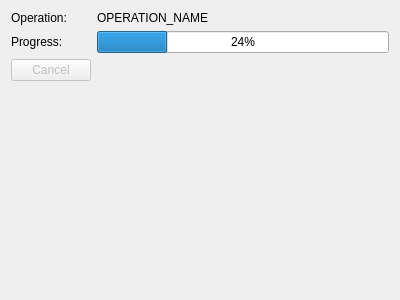
<?xml version="1.0" encoding="UTF-8"?>
<ui version="4.0">
 <class>OperationProgressWidget</class>
 <widget class="QWidget" name="OperationProgressWidget">
  <property name="geometry">
   <rect>
    <x>0</x>
    <y>0</y>
    <width>400</width>
    <height>300</height>
   </rect>
  </property>
  <property name="windowTitle">
   <string>Form</string>
  </property>
  <layout class="QFormLayout" name="formLayout">
   <item row="0" column="0">
    <widget class="QLabel" name="operatioLabel">
     <property name="text">
      <string>Operation:</string>
     </property>
    </widget>
   </item>
   <item row="0" column="1">
    <widget class="QLabel" name="operationPlaceholder">
     <property name="text">
      <string>OPERATION_NAME</string>
     </property>
    </widget>
   </item>
   <item row="1" column="0">
    <widget class="QLabel" name="progressLabel">
     <property name="text">
      <string>Progress:</string>
     </property>
    </widget>
   </item>
   <item row="1" column="1">
    <widget class="QProgressBar" name="progressBar">
     <property name="value">
      <number>24</number>
     </property>
    </widget>
   </item>
   <item row="2" column="0">
    <widget class="QPushButton" name="cancelPushButton">
     <property name="enabled">
      <bool>false</bool>
     </property>
     <property name="text">
      <string>Cancel</string>
     </property>
    </widget>
   </item>
   <item row="2" column="1">
    <spacer name="horizontalSpacer">
     <property name="orientation">
      <enum>Qt::Horizontal</enum>
     </property>
     <property name="sizeHint" stdset="0">
      <size>
       <width>298</width>
       <height>20</height>
      </size>
     </property>
    </spacer>
   </item>
  </layout>
 </widget>
 <resources/>
 <connections>
  <connection>
   <sender>cancelPushButton</sender>
   <signal>clicked()</signal>
   <receiver>OperationProgressWidget</receiver>
   <slot>onCancel()</slot>
   <hints>
    <hint type="sourcelabel">
     <x>46</x>
     <y>66</y>
    </hint>
    <hint type="destinationlabel">
     <x>199</x>
     <y>149</y>
    </hint>
   </hints>
  </connection>
 </connections>
 <slots>
  <slot>refreshOperationStatus()</slot>
  <slot>onCancel()</slot>
 </slots>
</ui>
